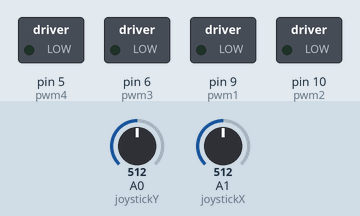
Recording of a sketch running on a simulated Arduino Uno, built with avr-gcc and run on an emulated ATmega328P. Shown: switched loads named in the sketch (green lamp = pin HIGH). Inputs (shaded band) come from the test bench; at power-on: A0 (joystickY) = 512, A1 (joystickX) = 512.

Above: at 1.2 s.
1.3 s: A0 (joystickY) set to 716
At 2.0 s:
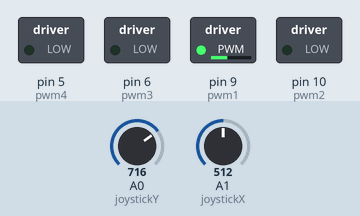
2.8 s: A1 (joystickX) set to 716
At 3.1 s:
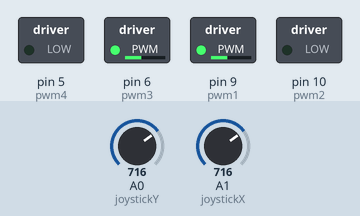
4.3 s: A0 (joystickY) set to 900
At 5.5 s:
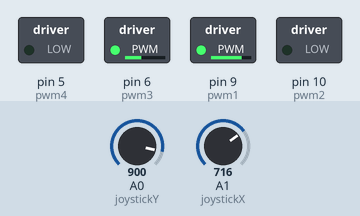
5.8 s: A1 (joystickX) set to 900
At 6.6 s:
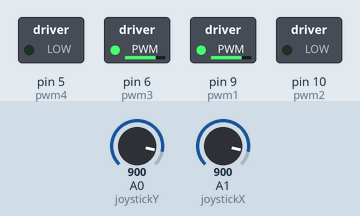
7.3 s: A0 (joystickY) set to 511
At 7.8 s:
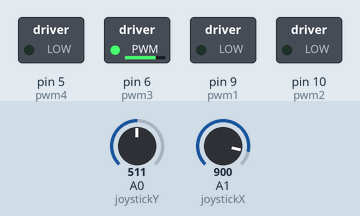
8.8 s: A1 (joystickX) set to 306
At 10.1 s:
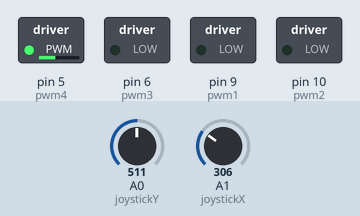
Timing chart, 0 to 11.3 s (numbered marks = the images above; inputs shaded):
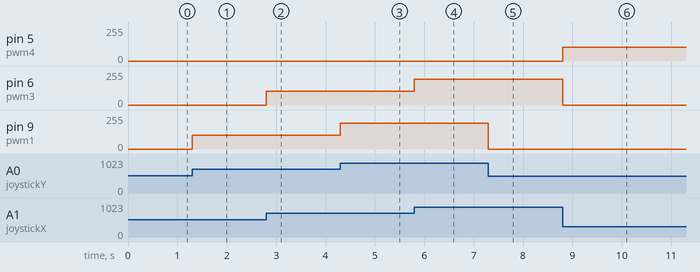

The sketch:

TwinJoystickMotorControl.ino
```cpp
// Arduino joystick DC motor speed and rotation direction control

const int joystickY = A0;
const int joystickX = A1;

//motor 1
const int pwm1 = 9;
const int pwm2 = 10;

//motor 2
const int pwm3 = 6;
const int pwm4 = 5;

int motor_controlY;

int motor_controlX;


void setup() {
  pinMode(pwm1, OUTPUT);
  pinMode(pwm2, OUTPUT);
  pinMode(pwm3, OUTPUT);
  pinMode(pwm4, OUTPUT);


}

void loop() {


 //Y axis
  motor_controlY = analogRead(joystickY);
  motor_controlY >>= 1;

  motor_controlX = analogRead(joystickX);
  motor_controlX >>= 1;

  if(motor_controlY > 255){
    digitalWrite(pwm2, 0);
    analogWrite(pwm1, (motor_controlY - 256));


  }
  else
    if(motor_controlY < 255){
      digitalWrite(pwm1, 0);
      analogWrite(pwm2, (255 - motor_controlY));

    }
    else{
      digitalWrite(pwm1, 0);
      digitalWrite(pwm2, 0);

}

    // X axis
  motor_controlX = analogRead(joystickX);
  motor_controlX >>= 1;
  if(motor_controlX > 255){
    digitalWrite(pwm4, 0);
    analogWrite(pwm3, (motor_controlX - 256));


  }
  else
    if(motor_controlX < 255){
      digitalWrite(pwm3, 0);
      analogWrite(pwm4, (255 - motor_controlX));

    }
    else{
      digitalWrite(pwm3, 0);
      digitalWrite(pwm4, 0);

    }


}
```

Measured:
- after the input at 1.3 s, pin 9 (pwm1): 0/255 → 102/255 at once
- after the input at 2.8 s, pin 6 (pwm3): 0/255 → 102/255 at once
- after the input at 4.3 s, pin 9 (pwm1): 102/255 → 194/255 at once
- after the input at 5.8 s, pin 6 (pwm3): 102/255 → 194/255 at once
- after the input at 7.3 s, pin 9 (pwm1): 194/255 → 0/255 at once
- after the input at 8.8 s, pin 5 (pwm4): 0/255 → 102/255 at once; pin 6 (pwm3): 194/255 → 0/255 at once
